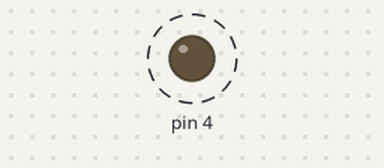
The sketch below on a simulated Arduino Uno, built with avr-gcc and run on an emulated ATmega328P. On the bench: output pins drawn as LEDs (lit = HIGH). Dashed ring = blinking.

Above: at 0.5 s.
Timing chart, 0 to 4.6 s (numbered marks = the images above):
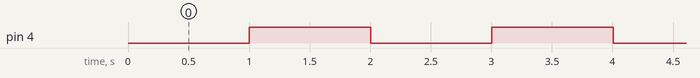

Measured:
- by itself, pin 4: alternates HIGH for 1.0 s and LOW for 1.0 s

The sketch:

Led_parpadeante_con_codigo_simultaneo.ino
```cpp
int estadoLed = LOW; //Variable para cambiar el estado del LED
long t1 = 0; //Guarda el ultimo momento cuando el LED cambio.
long t2 = 0; //Guarda el instante actual de ejecucion.
long intervalo = 1000; //Intervalo de tiempo para el parpadeo.
void setup(){
  pinMode(4,OUTPUT);
}
void loop(){
  /*Aqui viene el cdigo que se desea ejecutar todo el tiempo
  (lectura de sensores, control de actuadores, etc.)*/

  /*Ahora se pasa a comprobar si ha de cambiar el estado del LED.
  Esto se hace mirando si la diferencia entre el tiempo actual y la ultima
  vez que el led cambio es mayor que el intervalo que se quiere
  para el parpadeo.*/
  t2=millis();
  if (t2 - t1 > intervalo){
    //Guardo el tiempo del cambio, para la proxima vez
    t1 = t2;
    //Y realizo el cambio de estado.
    if (estadoLed == LOW){
      estadoLed = HIGH;
    } else {
      estadoLed = LOW;
    }
    digitalWrite(4, estadoLed);
  }
}
```
